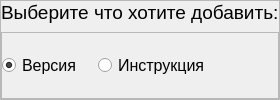
               <widget class="QFrame" name="selecet_format_frame">
                <property name="frameShape">
                 <enum>QFrame::StyledPanel</enum>
                </property>
                <property name="frameShadow">
                 <enum>QFrame::Raised</enum>
                </property>
                <layout class="QVBoxLayout" name="verticalLayout_11">
                 <property name="spacing">
                  <number>8</number>
                 </property>
                 <property name="leftMargin">
                  <number>0</number>
                 </property>
                 <property name="topMargin">
                  <number>0</number>
                 </property>
                 <property name="rightMargin">
                  <number>0</number>
                 </property>
                 <property name="bottomMargin">
                  <number>0</number>
                 </property>
                 <item>
                  <widget class="QLabel" name="select_type_label">
                   <property name="sizePolicy">
                    <sizepolicy hsizetype="Fixed" vsizetype="Fixed">
                     <horstretch>0</horstretch>
                     <verstretch>0</verstretch>
                    </sizepolicy>
                   </property>
                   <property name="font">
                    <font>
                     <family>Segoe UI</family>
                     <pointsize>14</pointsize>
                    </font>
                   </property>
                   <property name="text">
                    <string>Выберите что хотите добавить:</string>
                   </property>
                  </widget>
                 </item>
                 <item>
                  <widget class="QFrame" name="select_add_format_actions_frame">
                   <property name="frameShape">
                    <enum>QFrame::StyledPanel</enum>
                   </property>
                   <property name="frameShadow">
                    <enum>QFrame::Raised</enum>
                   </property>
                   <layout class="QHBoxLayout" name="horizontalLayout_8">
                    <property name="spacing">
                     <number>16</number>
                    </property>
                    <property name="leftMargin">
                     <number>0</number>
                    </property>
                    <property name="topMargin">
                     <number>0</number>
                    </property>
                    <property name="rightMargin">
                     <number>0</number>
                    </property>
                    <property name="bottomMargin">
                     <number>0</number>
                    </property>
                    <item>
                     <widget class="QRadioButton" name="version_radioButton">
                      <property name="sizePolicy">
                       <sizepolicy hsizetype="Fixed" vsizetype="Fixed">
                        <horstretch>0</horstretch>
                        <verstretch>0</verstretch>
                       </sizepolicy>
                      </property>
                      <property name="font">
                       <font>
                        <family>Segoe UI</family>
                        <pointsize>12</pointsize>
                       </font>
                      </property>
                      <property name="text">
                       <string>Версия</string>
                      </property>
                      <property name="checked">
                       <bool>true</bool>
                      </property>
                     </widget>
                    </item>
                    <item>
                     <widget class="QRadioButton" name="instruction_radioButton">
                      <property name="sizePolicy">
                       <sizepolicy hsizetype="Fixed" vsizetype="Fixed">
                        <horstretch>0</horstretch>
                        <verstretch>0</verstretch>
                       </sizepolicy>
                      </property>
                      <property name="font">
                       <font>
                        <family>Segoe UI</family>
                        <pointsize>12</pointsize>
                       </font>
                      </property>
                      <property name="text">
                       <string>Инструкция</string>
                      </property>
                     </widget>
                    </item>
                    <item>
                     <spacer name="horizontalSpacer_3">
                      <property name="orientation">
                       <enum>Qt::Horizontal</enum>
                      </property>
                      <property name="sizeHint" stdset="0">
                       <size>
                        <width>40</width>
                        <height>20</height>
                       </size>
                      </property>
                     </spacer>
                    </item>
                   </layout>
                  </widget>
                 </item>
                </layout>
               </widget>
